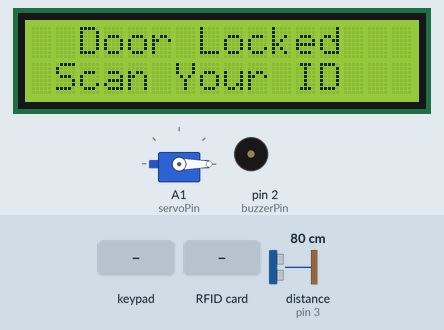
Recording of a sketch running on a simulated Arduino Uno, built with avr-gcc and run on an emulated ATmega328P. Parts: servo, 16×2 character LCD, buzzer (waves = sounding). Wiring (inferred from the names in the program): ultrasonic range finder: trigger pin 4; echo pin 3. The inputs (shaded band) are chosen by the test bench; at power-on: distance to the obstacle (sensor on pin 3) 80 cm. The echo pulse lasts 58.3 µs per cm; what the sketch prints to the serial monitor is not drawn.

Above: at 1.4 s.
1.5 s: keypad keys 1 2 3 4 pressed 0.4 s apart
At 2.1 s:
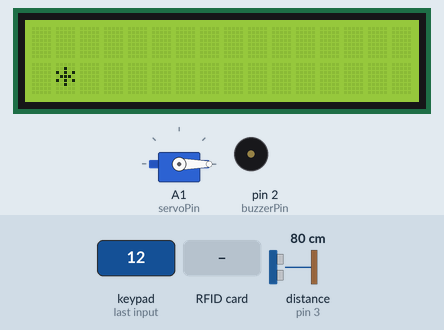
At 4.3 s:
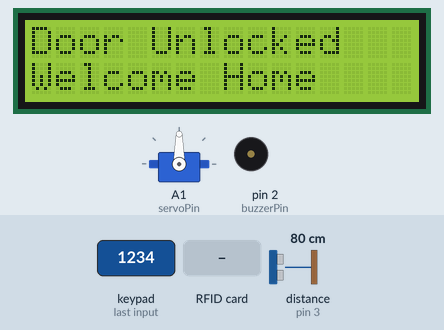
4.6 s: distance to the obstacle (sensor on pin 3) set to 2 cm
7.6 s: RFID card 5E 7A 19 C4 held to the reader
At 8.7 s:
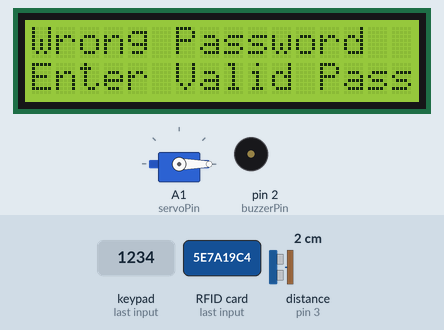
10.6 s: RFID card 03 D9 1E 02 held to the reader
Timing chart, 0 to 13.6 s (numbered marks = the images above; inputs shaded):
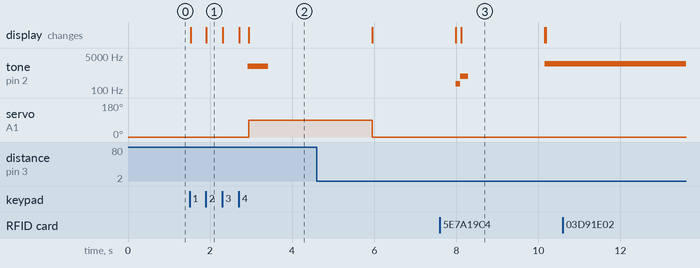

The sketch:

Final_Year_Project_Security_System.ino
```cpp
#include <MFRC522.h>
#include <LiquidCrystal_I2C.h>
#include <Keypad.h>
#include <Servo.h>
#include <SPI.h>
#include <Wire.h>
// Above are the libraries used in this code. They are used for the different components of the hardware
// Create instances
LiquidCrystal_I2C lcd(0x27, 16, 2);
MFRC522 mfrc522(A2,A0); // MFRC522 mfrc522(SDA_PIN, RST_PIN)
Servo sg90;
// Initialize Pins for led's, servo and buzzer
// Blue LED is connected to 5V
 int trig = 4;  // Arduino pin connected to Ultrasonic Sensor's TRIG pin
 int echo = 3;  // Arduino pin connected to Ultrasonic Sensor's ECHO pin
const int Distance_threshold = 20; // in centimeter ( Sensitivty of ultrasonic sensor
float duration_us, distance_cm;// veriables
constexpr uint8_t greenLed = 1;


constexpr uint8_t servoPin = A1;
constexpr uint8_t buzzerPin = 2;
char initial_password[4] = {'1', '2', '3', '4'};  // Variable to store initial password. This is where you set the keypad password
String tagUID = "03 D9 1E 02";  // String to store UID of tag. This is used to store the master RFID tag.
char password[4];   // Variable to store users password
boolean RFIDMode = true; // This programme will run on the basis that the boolean is true. So as long as the rfid is active every other component will run.
char key_pressed = 0; // Variable to store incoming keys
uint8_t i = 0;  // Variable used for counter
// defining how many rows and columns our keypad have
const byte rows = 4;
const byte columns = 4;
// Keypad pin map
char hexaKeys[rows][columns] = {
  {'1', '2', '3', 'A'},
  {'4', '5', '6', 'B'},
  {'7', '8', '9', 'C'},
  {'*', '0', '#', 'D'}
};
// Initializing pins for keypad
byte row_pins[rows] = {8,9,10,A3};
byte column_pins[columns] = {5,6,7};
// Create instance for keypad
Keypad key_keypad = Keypad( makeKeymap(hexaKeys), row_pins, column_pins, rows, columns);

void setup() {
  Serial.begin (9600); // initialising serial port
  // Arduino Pin configuration
  pinMode(buzzerPin, OUTPUT);
  pinMode(trig , OUTPUT);
  pinMode (echo , INPUT);
  pinMode(greenLed, OUTPUT);
  sg90.attach(servoPin);  //Declare pin A0 for servo
  sg90.write(0); // Set initial position for servo vertical
  lcd.init();
  lcd.begin(16,2);   // LCD screen
  lcd.backlight();
  SPI.begin();      // Init SPI bus
  mfrc522.PCD_Init();   // Init MFRC522
  lcd.clear(); // Clear LCD screen. The next lines to follow are for the lcd to display the inital message.
  lcd.setCursor(0, 0); //This sets the cursor to the first row of the lcd
  lcd.print("  Door Locked ");
  lcd.setCursor(0, 1); //This sets the cursor to the second row of the lcd
  lcd.print(" Scan Your ID ");
}

//Function for the actions to take when the keypad or RFID is matched and accepted
void accepted(){
  lcd.clear();
  Serial.print("AccessGranted.");
  Serial.print(",");
      lcd.setCursor(0, 0);
      tone (2, 1500, 500); //once accepted and correct a tone would play
      lcd.print("Door Unlocked"); //lcd will show message
      lcd.setCursor(0, 1);
      lcd.print("Welcome Home");
      digitalWrite(greenLed, HIGH); //LED will turn on to indicate successfull access
      sg90.write(90); // Door Unlocked - Motor will rotate 90 degrees sliding the lock of the door
      delay(3000); // 3 second wait
      digitalWrite(greenLed, LOW);
      sg90.write(0); // Door closed //The motor will now change back into the intial position which is locked
      lcd.clear();
      lcd.print("System is Armed"); // Another message on lcd after the wait to show it is armed again
      lcd.setCursor(0, 1);
      delay(2000);
      lcd.clear();
      lcd.setCursor(0, 0);
      lcd.print("  Door Locked ");
      lcd.setCursor(0, 1);
      lcd.print(" Scan Your ID ");

}
//Function for when the incorrect passcode is entered on keypad or incorrect RFID tag is used.
void notaccepted(){
  lcd.clear();
  Serial.print("AccessDenied.");
  Serial.print(",");
        tone( 2, 200, 300); //Different tone for incorrect password
        delay(100);
        tone( 2, 500, 200);// tone plays twice in shorter burst
        lcd.setCursor(0, 0);
        lcd.print("Wrong Password"); //Changes message on LCD
        lcd.setCursor(0, 1);
        lcd.print("Enter Valid Password");
        delay (2000); // Shows the message for 2 second on LCD
        lcd.clear(); // Clears message on LCD
        lcd.setCursor(0, 0);
        lcd.print("  Door Locked "); // Shows initial message on the LCD
        lcd.setCursor(0, 1);
        lcd.print(" Scan Your ID ");
}


//Main loop of the programme
void loop() {

 // generates 10-microsecond pulse to TRIG pin
    digitalWrite(trig, HIGH);
    delayMicroseconds(10);
    digitalWrite(trig, LOW);
  // measure duration of pulse from ECHO pin
    duration_us = pulseIn(echo, HIGH);
  // calculate the distance
  distance_cm = 0.017 * duration_us;
 if(distance_cm <  Distance_threshold) // This if loop will check the ultrasonic sensor to see if there is a difference in distance which will trigger it.
 {
     //The tone command takes into account 3 values. The first is the PIN position of the buzzer, second is the pitch of the sound and lastly is the duration of the sound.
     Serial.print("Intrusion..");
     tone(2, 2000, 5000);
     lcd.clear(); //Clears the lcd of the previous message displayed
     lcd.setCursor(0, 0);
     lcd.print("     ALERT! "); // New message on lcd
     lcd.setCursor(0, 1);
     lcd.print("   INTRUDER!   ");
     delay(5000); //5 second wait before next instance of loop
     lcd.clear(); //clears intruder message and sets back to normal
     lcd.setCursor(0, 0);
     lcd.print("  Door Locked ");
     lcd.setCursor(0, 1);
     lcd.print(" Scan Your ID ");

}

//Checks boolean state to proceed with if statement
 if (RFIDMode == true ) {
    key_pressed = key_keypad.getKey(); // Storing keys
    if (key_pressed)
    {
      lcd.clear();
      password[i] = key_pressed; // Storing in password variable
      lcd.setCursor(i,1);
      lcd.print("*");
      i++;
      //The code above is for the asterisk sign to show on the lcd when typing on keypad. It uses a counter to count the pressed keys and more the cursor for each count.

    }
    if (i == 4) // If 4 keys are completed
    {
      delay(200);
      char initial_password[4] = {'1', '2', '3', '4'};

      if ((strncmp(password, initial_password, 4) ==0)) //This uses the command strncomp to check if the password are equal. It has 3 parameters the 3rd being the length of string
      {                                                 //If password is matched = 0. Can also use '!((strncmp))' as normally the code will give a 0 output, by inverting it you can get a 1.
      accepted(); // Will call the function 'Accepted'
      i = 0; //reset counter for password
      }
      else    // If password is not matched
      {
        notaccepted();
        i = 0; //reset counter for password
      }
    }
  }

  // System will first look for the state of the RFID reader mode
  if (RFIDMode == true) {

    // Look for new cards
    if ( ! mfrc522.PICC_IsNewCardPresent()) {
      return;
    }
    // Select one of the cards
    if ( ! mfrc522.PICC_ReadCardSerial()) {
      return;
    }
    //Reading from the card
    String tag = "";
    for (byte j = 0; j < mfrc522.uid.size; j++)
    {
      tag.concat(String(mfrc522.uid.uidByte[j] < 0x10 ? " 0" : " "));
      tag.concat(String(mfrc522.uid.uidByte[j], HEX));
    }
    tag.toUpperCase();
    //Checking the card
    if (tag.substring(1) == tagUID)
    {
      // If UID of tag is matched. Will call the function for accepted
      accepted();
    }
    else
    {
      // If UID of tag is not matched.
      notaccepted();
    }
  }


}
```

Measured:
- after the input at 1.5 s, tone on pin 2 (buzzerPin): silent → 1500 Hz after 1.4 s, → silent 0.50 s later; servo on A1 (servoPin): 0° → 90° after 1.4 s; the display: first changes at once (image 1 shows a later state)
- after the input at 7.6 s, tone on pin 2 (buzzerPin): silent → 200 Hz after 0.39 s, → 500 Hz 0.10 s later, → silent 0.20 s later, → 2000 Hz 1.9 s later; the display: first changes after 0.39 s (image 3 shows a later state)
- after the input at 10.6 s, every drawn part: stays the same
- what the display in image 3 shows lasts 2.1 s, from 8.1 s to 10.2 s
